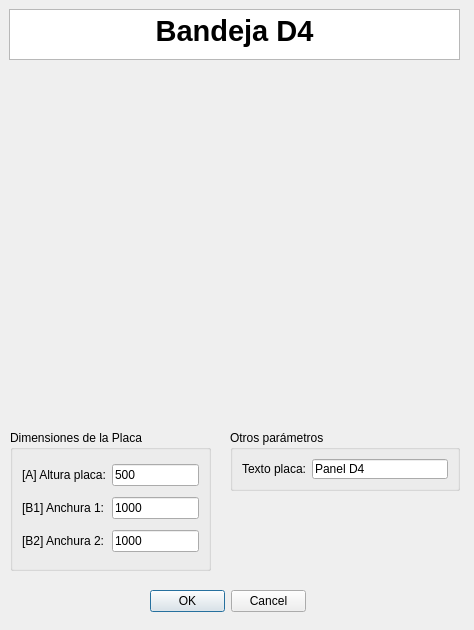
<?xml version="1.0" encoding="UTF-8"?>
<ui version="4.0">
 <class>MyPositionDialog</class>
 <widget class="QDialog" name="MyPositionDialog">
  <property name="geometry">
   <rect>
    <x>0</x>
    <y>0</y>
    <width>474</width>
    <height>630</height>
   </rect>
  </property>
  <property name="windowTitle">
   <string>Enter Position</string>
  </property>
  <property name="whatsThis">
   <string>&lt;html&gt;&lt;head/&gt;&lt;body&gt;&lt;p&gt;Esta ventana de KSDpanel te permite introducir todas las medidas correspondientes del panel seleccionado.&lt;/p&gt;&lt;p&gt;Recuerda que todas las medidas deben de ir en milimetros (mm).&lt;/p&gt;&lt;/body&gt;&lt;/html&gt;</string>
  </property>
  <widget class="QDialogButtonBox" name="buttonBox">
   <property name="geometry">
    <rect>
     <x>150</x>
     <y>590</y>
     <width>156</width>
     <height>23</height>
    </rect>
   </property>
   <property name="orientation">
    <enum>Qt::Horizontal</enum>
   </property>
   <property name="standardButtons">
    <set>QDialogButtonBox::Cancel|QDialogButtonBox::Ok</set>
   </property>
  </widget>
  <widget class="QTextBrowser" name="textBrowser">
   <property name="geometry">
    <rect>
     <x>9</x>
     <y>9</y>
     <width>451</width>
     <height>51</height>
    </rect>
   </property>
   <property name="html">
    <string>&lt;!DOCTYPE HTML PUBLIC &quot;-//W3C//DTD HTML 4.0//EN&quot; &quot;http://www.w3.org/TR/REC-html40/strict.dtd&quot;&gt;
&lt;html&gt;&lt;head&gt;&lt;meta name=&quot;qrichtext&quot; content=&quot;1&quot; /&gt;&lt;style type=&quot;text/css&quot;&gt;
p, li { white-space: pre-wrap; }
&lt;/style&gt;&lt;/head&gt;&lt;body style=&quot; font-family:'MS Shell Dlg 2'; font-size:8.25pt; font-weight:400; font-style:normal;&quot;&gt;
&lt;p align=&quot;center&quot; style=&quot; margin-top:0px; margin-bottom:0px; margin-left:0px; margin-right:0px; -qt-block-indent:0; text-indent:0px;&quot;&gt;&lt;span style=&quot; font-size:22pt; font-weight:600;&quot;&gt;Bandeja D4&lt;/span&gt;&lt;/p&gt;&lt;/body&gt;&lt;/html&gt;</string>
   </property>
  </widget>
  <widget class="QLabel" name="imagenPanelUI">
   <property name="geometry">
    <rect>
     <x>160</x>
     <y>70</y>
     <width>131</width>
     <height>351</height>
    </rect>
   </property>
   <property name="text">
    <string/>
   </property>
   <property name="pixmap">
    <pixmap>../imagenes/REF_DH4cotas.jpg</pixmap>
   </property>
   <property name="scaledContents">
    <bool>true</bool>
   </property>
   <property name="wordWrap">
    <bool>false</bool>
   </property>
   <property name="margin">
    <number>0</number>
   </property>
   <property name="openExternalLinks">
    <bool>false</bool>
   </property>
  </widget>
  <widget class="QGroupBox" name="groupBox_3">
   <property name="geometry">
    <rect>
     <x>10</x>
     <y>430</y>
     <width>201</width>
     <height>141</height>
    </rect>
   </property>
   <property name="styleSheet">
    <string notr="true">font: 10pt &quot;MS Shell Dlg 2&quot;;</string>
   </property>
   <property name="title">
    <string>Dimensiones de la Placa</string>
   </property>
   <layout class="QGridLayout" name="gridLayout_3">
    <item row="0" column="0">
     <widget class="QLabel" name="label_8">
      <property name="text">
       <string>[A] Altura placa:</string>
      </property>
     </widget>
    </item>
    <item row="0" column="1">
     <widget class="QLineEdit" name="alturaPlacaUI">
      <property name="text">
       <string>500</string>
      </property>
     </widget>
    </item>
    <item row="1" column="0">
     <widget class="QLabel" name="label_22">
      <property name="text">
       <string>[B1] Anchura 1:</string>
      </property>
     </widget>
    </item>
    <item row="1" column="1">
     <widget class="QLineEdit" name="anchura1UI">
      <property name="text">
       <string>1000</string>
      </property>
     </widget>
    </item>
    <item row="2" column="0">
     <widget class="QLabel" name="label_23">
      <property name="text">
       <string>[B2] Anchura 2:</string>
      </property>
     </widget>
    </item>
    <item row="2" column="1">
     <widget class="QLineEdit" name="anchura2UI">
      <property name="text">
       <string>1000</string>
      </property>
     </widget>
    </item>
   </layout>
  </widget>
  <widget class="QGroupBox" name="groupBox_4">
   <property name="geometry">
    <rect>
     <x>230</x>
     <y>430</y>
     <width>230</width>
     <height>61</height>
    </rect>
   </property>
   <property name="styleSheet">
    <string notr="true">font: 10pt &quot;MS Shell Dlg 2&quot;;</string>
   </property>
   <property name="title">
    <string>Otros parámetros</string>
   </property>
   <layout class="QGridLayout" name="gridLayout">
    <item row="0" column="0">
     <widget class="QLabel" name="label">
      <property name="text">
       <string>Texto placa:</string>
      </property>
     </widget>
    </item>
    <item row="0" column="1">
     <widget class="QLineEdit" name="textoDescriptivoA0UI">
      <property name="text">
       <string>Panel D4</string>
      </property>
     </widget>
    </item>
   </layout>
  </widget>
 </widget>
 <resources/>
 <connections>
  <connection>
   <sender>buttonBox</sender>
   <signal>accepted()</signal>
   <receiver>MyPositionDialog</receiver>
   <slot>accept()</slot>
   <hints>
    <hint type="sourcelabel">
     <x>248</x>
     <y>254</y>
    </hint>
    <hint type="destinationlabel">
     <x>157</x>
     <y>274</y>
    </hint>
   </hints>
  </connection>
  <connection>
   <sender>buttonBox</sender>
   <signal>rejected()</signal>
   <receiver>MyPositionDialog</receiver>
   <slot>reject()</slot>
   <hints>
    <hint type="sourcelabel">
     <x>316</x>
     <y>260</y>
    </hint>
    <hint type="destinationlabel">
     <x>286</x>
     <y>274</y>
    </hint>
   </hints>
  </connection>
 </connections>
</ui>
